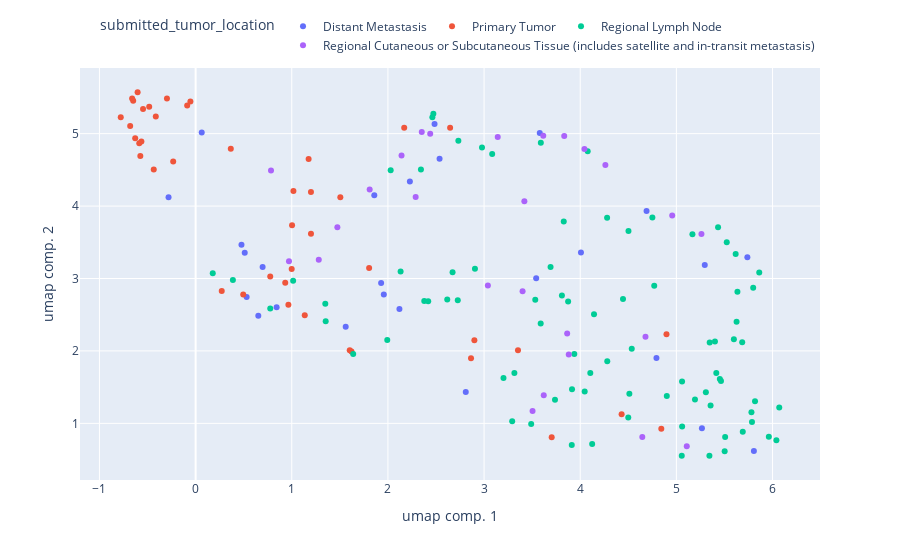

The cell this chart's notebook holds for it:
### Code cell
# A compléter pour afficher UMAP avec les points colorés selon la localisation de la tumeur

### Figure 1 — Plotly figure (JSON) as saved in the notebook; plotly's stock layout.template omitted (floating-point values rounded to 4 significant figures)
{"data": [{"hovertemplate": "submitted_tumor_location=Distant Metastasis<br>umap comp. 1=%{x}<br>umap comp. 2=%{y}<extra></extra>", "legendgroup": "Distant Metastasis", "marker": {"color": "#636efa", "symbol": "circle"}, "mode": "markers", "name": "Distant Metastasis", "orientation": "v", "showlegend": true, "type": "scatter", "x": [0.477, 1.561, 2.81, 3.542, 4.793, 3.579, -0.2814, 0.06372, 4.007, 4.69, 2.537, 1.957, 0.6968, 2.228, 5.295, 5.265, 0.652, 2.12, 1.929, 0.8427, 5.738, 0.5109, 1.858, 0.5307, 5.806, 2.485], "xaxis": "x", "y": [3.466, 2.332, 1.432, 3.005, 1.904, 5.011, 4.123, 5.016, 3.36, 3.931, 4.652, 2.78, 3.159, 4.341, 3.186, 0.9327, 2.486, 2.577, 2.938, 2.605, 3.295, 3.355, 4.148, 2.746, 0.6199, 5.134], "yaxis": "y"}, {"hovertemplate": "submitted_tumor_location=Primary Tumor<br>umap comp. 1=%{x}<br>umap comp. 2=%{y}<extra></extra>", "legendgroup": "Primary Tumor", "marker": {"color": "#EF553B", "symbol": "circle"}, "mode": "markers", "name": "Primary Tumor", "orientation": "v", "showlegend": true, "type": "scatter", "x": [-0.5748, 1.003, 1.175, 4.43, -0.649, 2.169, 1.2, 0.965, 1.805, 1.505, -0.6805, 0.2717, 1.603, 1.621, 3.703, 0.4952, 1.135, 2.647, -0.2331, 2.864, 1.017, -0.7785, 4.843, 0.9321, -0.5467, 3.352, -0.586, -0.66, -0.603, -0.4826, -0.0875, -0.05411, 0.3659, -0.4353, -0.6282, 1.2, -0.5637, 2.899, -0.4141, 0.9992, 0.7761, -0.2979, 4.897], "xaxis": "x", "y": [4.691, 3.734, 4.651, 1.127, 5.455, 5.082, 3.619, 2.638, 3.144, 4.122, 5.106, 2.826, 2.009, 1.991, 0.8094, 2.781, 2.492, 5.081, 4.616, 1.899, 4.21, 5.225, 0.9244, 2.942, 5.341, 2.011, 4.867, 5.484, 5.57, 5.373, 5.389, 5.443, 4.79, 4.505, 4.936, 4.196, 4.892, 2.148, 5.236, 3.131, 3.027, 5.486, 2.23], "yaxis": "y"}, {"hovertemplate": "submitted_tumor_location=Regional Lymph Node<br>umap comp. 1=%{x}<br>umap comp. 2=%{y}<extra></extra>", "legendgroup": "Regional Lymph Node", "marker": {"color": "#00cc96", "symbol": "circle"}, "mode": "markers", "name": "Regional Lymph Node", "orientation": "v", "showlegend": true, "type": "scatter", "x": [1.353, 4.9, 0.7762, 5.818, 5.862, 2.473, 5.056, 5.343, 4.499, 5.616, 3.292, 5.356, 0.3879, 3.914, 3.49, 4.046, 3.691, 2.378, 5.507, 4.502, 3.532, 2.132, 5.452, 2.462, 5.684, 1.014, 3.938, 2.672, 3.874, 4.536, 1.349, 5.69, 5.346, 2.732, 5.433, 4.75, 5.635, 5.598, 5.786, 5.415, 4.124, 4.77, 6.07, 3.737, 5.502, 3.828, 2.978, 2.419, 6.04, 3.59, 2.905, 0.1783, 5.464, 5.167, 3.202, 4.279, 3.809, 5.193, 3.589, 2.726, 3.912, 4.078, 5.781, 2.343, 1.993, 5.307, 5.524, 4.143, 2.617, 5.961, 3.315, 4.445, 5.401, 5.06, 4.511, 3.084, 1.639, 5.799, 5.626, 4.105, 4.281, 5.059, 2.029], "xaxis": "x", "y": [2.411, 1.377, 2.584, 1.306, 3.083, 5.276, 0.5541, 0.5544, 1.082, 3.337, 1.029, 1.246, 2.981, 1.471, 0.9895, 1.439, 3.159, 2.691, 0.8113, 3.655, 2.707, 3.098, 1.612, 5.226, 2.119, 2.969, 1.959, 3.088, 2.684, 2.03, 2.65, 0.8831, 2.115, 4.903, 3.708, 3.841, 2.818, 2.161, 1.018, 1.696, 0.7151, 2.901, 1.218, 1.324, 0.6154, 3.787, 4.808, 2.685, 0.7659, 4.876, 3.134, 3.072, 1.586, 3.611, 1.626, 3.838, 2.764, 1.329, 2.379, 2.698, 0.7028, 4.757, 1.154, 4.505, 2.151, 1.43, 3.499, 2.507, 2.711, 0.8148, 1.695, 2.718, 2.132, 0.9555, 1.41, 4.718, 1.958, 2.873, 2.402, 1.697, 1.859, 1.58, 4.494], "yaxis": "y"}, {"hovertemplate": "submitted_tumor_location=Regional Cutaneous or Subcutaneous Tissue (includes satellite and in-transit metastasis)<br>umap comp. 1=%{x}<br>umap comp. 2=%{y}<extra></extra>", "legendgroup": "Regional Cutaneous or Subcutaneous Tissue (includes satellite and in-transit metastasis)", "marker": {"color": "#ab63fa", "symbol": "circle"}, "mode": "markers", "name": "Regional Cutaneous or Subcutaneous Tissue (includes satellite and in-transit metastasis)", "orientation": "v", "showlegend": true, "type": "scatter", "x": [0.7842, 2.44, 3.4, 2.288, 3.615, 3.504, 0.971, 3.621, 3.864, 5.108, 3.142, 1.81, 4.645, 3.04, 2.352, 4.679, 4.956, 3.419, 1.474, 3.881, 4.262, 3.833, 5.26, 4.044, 1.281, 2.142], "xaxis": "x", "y": [4.49, 4.999, 2.822, 4.126, 4.97, 1.172, 3.24, 1.389, 2.242, 0.6837, 4.953, 4.228, 0.811, 2.903, 5.024, 2.197, 3.87, 4.067, 3.709, 1.951, 4.566, 4.968, 3.613, 4.787, 3.26, 4.7], "yaxis": "y"}], "layout": {"legend": {"orientation": "h", "title": {"text": "submitted_tumor_location"}, "tracegroupgap": 0, "x": 1, "xanchor": "right", "y": 1.02, "yanchor": "bottom"}, "margin": {"t": 60}, "xaxis": {"anchor": "y", "domain": [0, 1], "title": {"text": "umap comp. 1"}}, "yaxis": {"anchor": "x", "domain": [0, 1], "title": {"text": "umap comp. 2"}}}}
